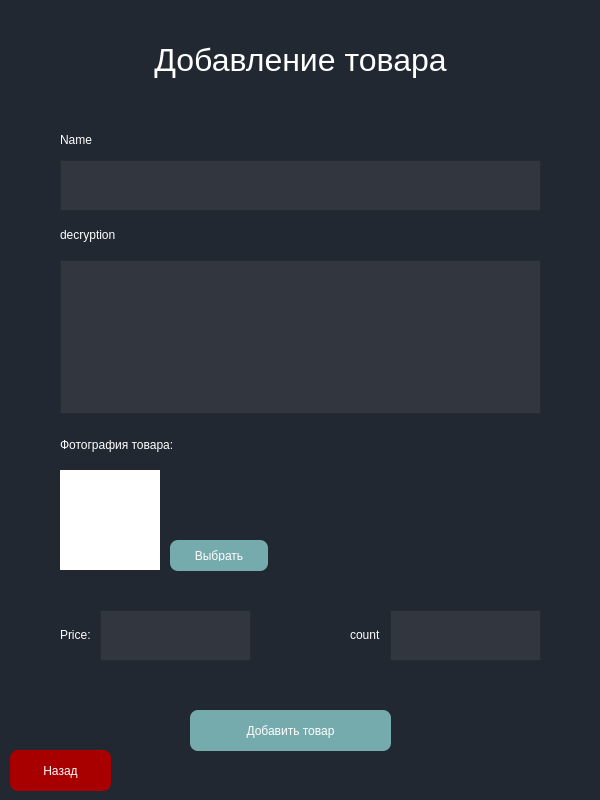
<?xml version="1.0" encoding="UTF-8"?>
<ui version="4.0">
 <class>MainWindow</class>
 <widget class="QMainWindow" name="MainWindow">
  <property name="geometry">
   <rect>
    <x>0</x>
    <y>0</y>
    <width>600</width>
    <height>800</height>
   </rect>
  </property>
  <property name="windowTitle">
   <string>MainWindow</string>
  </property>
  <property name="styleSheet">
   <string notr="true"/>
  </property>
  <widget class="QWidget" name="centralwidget">
   <widget class="QLabel" name="label">
    <property name="geometry">
     <rect>
      <x>60</x>
      <y>120</y>
      <width>479</width>
      <height>41</height>
     </rect>
    </property>
    <property name="styleSheet">
     <string notr="true"/>
    </property>
    <property name="text">
     <string>&lt;html&gt;&lt;head/&gt;&lt;body&gt;&lt;p&gt;&lt;span style=&quot; color:#ffffff;&quot;&gt;Name&lt;/span&gt;&lt;/p&gt;&lt;/body&gt;&lt;/html&gt;</string>
    </property>
   </widget>
   <widget class="QLabel" name="label_5">
    <property name="geometry">
     <rect>
      <x>60</x>
      <y>220</y>
      <width>479</width>
      <height>31</height>
     </rect>
    </property>
    <property name="styleSheet">
     <string notr="true"/>
    </property>
    <property name="text">
     <string>&lt;html&gt;&lt;head/&gt;&lt;body&gt;&lt;p&gt;&lt;span style=&quot; color:#ffffff;&quot;&gt;decryption&lt;/span&gt;&lt;/p&gt;&lt;/body&gt;&lt;/html&gt;</string>
    </property>
   </widget>
   <widget class="QLabel" name="label_7">
    <property name="geometry">
     <rect>
      <x>60</x>
      <y>610</y>
      <width>41</width>
      <height>51</height>
     </rect>
    </property>
    <property name="styleSheet">
     <string notr="true"/>
    </property>
    <property name="text">
     <string>&lt;html&gt;&lt;head/&gt;&lt;body&gt;&lt;p&gt;&lt;span style=&quot; color:#ffffff;&quot;&gt;Price:&lt;/span&gt;&lt;/p&gt;&lt;/body&gt;&lt;/html&gt;</string>
    </property>
   </widget>
   <widget class="QPlainTextEdit" name="decryption_Edit">
    <property name="geometry">
     <rect>
      <x>60</x>
      <y>260</y>
      <width>481</width>
      <height>154</height>
     </rect>
    </property>
    <property name="styleSheet">
     <string notr="true">background-color: rgb(49, 54, 63);
color: white;</string>
    </property>
   </widget>
   <widget class="QPlainTextEdit" name="price_Edit">
    <property name="geometry">
     <rect>
      <x>100</x>
      <y>610</y>
      <width>151</width>
      <height>51</height>
     </rect>
    </property>
    <property name="styleSheet">
     <string notr="true">background-color: rgb(49, 54, 63);
color: white;</string>
    </property>
   </widget>
   <widget class="QPlainTextEdit" name="count_Edit">
    <property name="geometry">
     <rect>
      <x>390</x>
      <y>610</y>
      <width>151</width>
      <height>51</height>
     </rect>
    </property>
    <property name="styleSheet">
     <string notr="true">color: white;
background-color: rgb(49, 54, 63);</string>
    </property>
   </widget>
   <widget class="QLabel" name="label_8">
    <property name="geometry">
     <rect>
      <x>350</x>
      <y>610</y>
      <width>41</width>
      <height>51</height>
     </rect>
    </property>
    <property name="styleSheet">
     <string notr="true"/>
    </property>
    <property name="text">
     <string>&lt;html&gt;&lt;head/&gt;&lt;body&gt;&lt;p&gt;&lt;span style=&quot; color:#ffffff;&quot;&gt;count&lt;/span&gt;&lt;/p&gt;&lt;/body&gt;&lt;/html&gt;</string>
    </property>
   </widget>
   <widget class="QLabel" name="label_2">
    <property name="geometry">
     <rect>
      <x>60</x>
      <y>30</y>
      <width>481</width>
      <height>61</height>
     </rect>
    </property>
    <property name="styleSheet">
     <string notr="true"/>
    </property>
    <property name="text">
     <string>&lt;html&gt;&lt;head/&gt;&lt;body&gt;&lt;p align=&quot;center&quot;&gt;&lt;span style=&quot; font-size:24pt; color:#ffffff;&quot;&gt;Добавление товара&lt;/span&gt;&lt;/p&gt;&lt;/body&gt;&lt;/html&gt;</string>
    </property>
   </widget>
   <widget class="QLabel" name="product_img">
    <property name="geometry">
     <rect>
      <x>60</x>
      <y>470</y>
      <width>100</width>
      <height>100</height>
     </rect>
    </property>
    <property name="styleSheet">
     <string notr="true">background-color: rgb(255, 255, 255);</string>
    </property>
    <property name="text">
     <string/>
    </property>
    <property name="scaledContents">
     <bool>true</bool>
    </property>
   </widget>
   <widget class="QLabel" name="label_6">
    <property name="geometry">
     <rect>
      <x>60</x>
      <y>430</y>
      <width>141</width>
      <height>31</height>
     </rect>
    </property>
    <property name="styleSheet">
     <string notr="true"/>
    </property>
    <property name="text">
     <string>&lt;html&gt;&lt;head/&gt;&lt;body&gt;&lt;p&gt;&lt;span style=&quot; color:#ffffff;&quot;&gt;Фотография товара:&lt;/span&gt;&lt;/p&gt;&lt;/body&gt;&lt;/html&gt;</string>
    </property>
   </widget>
   <widget class="QPushButton" name="choose_btn">
    <property name="geometry">
     <rect>
      <x>170</x>
      <y>540</y>
      <width>98</width>
      <height>31</height>
     </rect>
    </property>
    <property name="styleSheet">
     <string notr="true">QPushButton {
                background-color: #76ABAE;
                color: white;
                font: bold 12px 'Segoe UI';
                border-radius: 8px;
                padding: 10px 24px;
                min-width: 50px;
                border: none;
            }
            QPushButton:hover {
                background-color: #5d8b8e;
            }
            QPushButton:pressed {
                background-color: #4a6d6f;
            }</string>
    </property>
    <property name="text">
     <string>Выбрать</string>
    </property>
   </widget>
   <widget class="QPushButton" name="add_btn">
    <property name="geometry">
     <rect>
      <x>190</x>
      <y>710</y>
      <width>201</width>
      <height>41</height>
     </rect>
    </property>
    <property name="styleSheet">
     <string notr="true">QPushButton {
                background-color: #76ABAE;
                color: white;
                font: bold 12px 'Segoe UI';
                border-radius: 8px;
                padding: 10px 24px;
                min-width: 40px;
                border: none;
            }
            QPushButton:hover {
                background-color: #5d8b8e;
            }
            QPushButton:pressed {
                background-color: #4a6d6f;
            }</string>
    </property>
    <property name="text">
     <string>Добавить товар</string>
    </property>
   </widget>
   <widget class="QPushButton" name="back_btn">
    <property name="geometry">
     <rect>
      <x>10</x>
      <y>750</y>
      <width>101</width>
      <height>41</height>
     </rect>
    </property>
    <property name="styleSheet">
     <string notr="true">QPushButton {
                
				background-color: rgb(168, 0, 0);
                color: white;
                font: bold 12px 'Segoe UI';
                border-radius: 8px;
                padding: 10px 24px;
                min-width: 20px;
                border: none;
            }
            QPushButton:hover {
                background-color: #5d8b8e;
            }
            QPushButton:pressed {
                background-color: #4a6d6f;
            }</string>
    </property>
    <property name="text">
     <string>Назад</string>
    </property>
   </widget>
   <widget class="QLabel" name="label_3">
    <property name="geometry">
     <rect>
      <x>0</x>
      <y>0</y>
      <width>601</width>
      <height>811</height>
     </rect>
    </property>
    <property name="styleSheet">
     <string notr="true">background-color: rgb(34, 40, 49);</string>
    </property>
    <property name="text">
     <string>&lt;html&gt;&lt;head/&gt;&lt;body&gt;&lt;p&gt;&lt;br/&gt;&lt;/p&gt;&lt;/body&gt;&lt;/html&gt;</string>
    </property>
   </widget>
   <widget class="QPlainTextEdit" name="name_Edit">
    <property name="geometry">
     <rect>
      <x>60</x>
      <y>160</y>
      <width>481</width>
      <height>51</height>
     </rect>
    </property>
    <property name="styleSheet">
     <string notr="true">background-color: rgb(49, 54, 63);
color: white;</string>
    </property>
   </widget>
   <zorder>label_3</zorder>
   <zorder>label</zorder>
   <zorder>label_5</zorder>
   <zorder>label_7</zorder>
   <zorder>decryption_Edit</zorder>
   <zorder>price_Edit</zorder>
   <zorder>count_Edit</zorder>
   <zorder>label_8</zorder>
   <zorder>label_2</zorder>
   <zorder>product_img</zorder>
   <zorder>label_6</zorder>
   <zorder>choose_btn</zorder>
   <zorder>add_btn</zorder>
   <zorder>back_btn</zorder>
   <zorder>name_Edit</zorder>
  </widget>
 </widget>
 <resources/>
 <connections/>
</ui>
